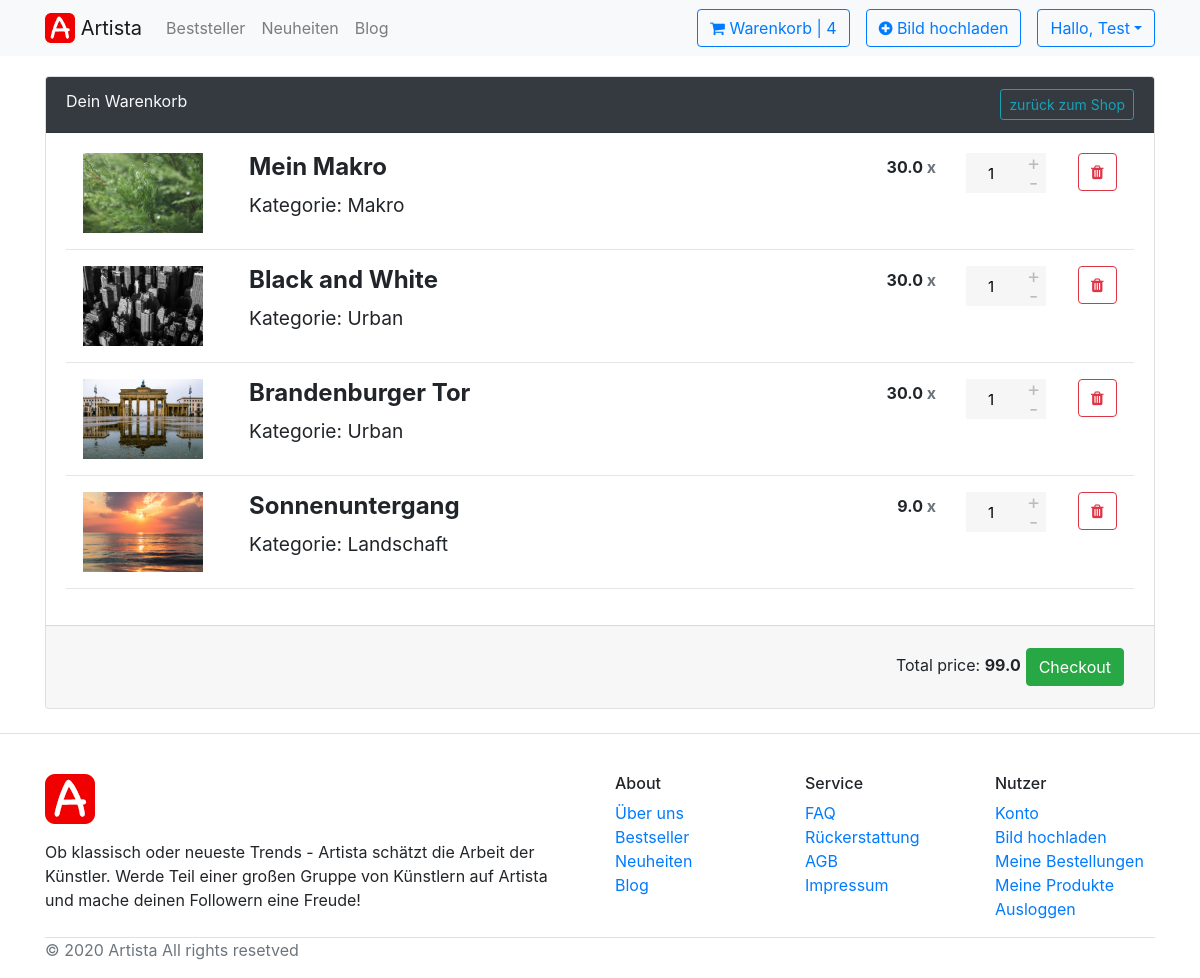
The page /cart/ (signed in) on the database as committed earlier.
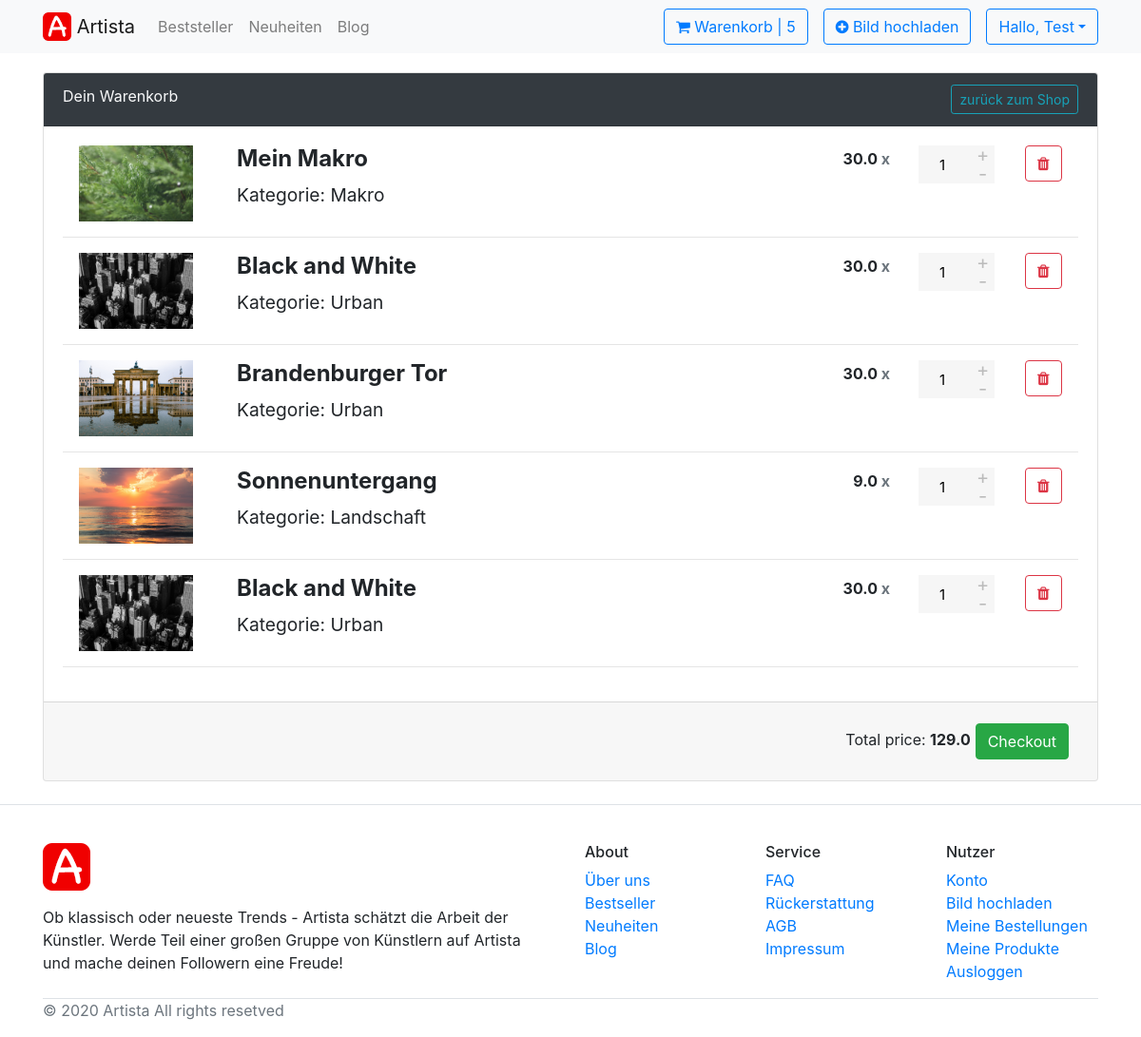
The same page on the database as committed later.
### Profile/models.py (models this page shows)
class ShopUser(AbstractUser):
    profile_picture = models.ImageField(upload_to='profile_pictures/', blank=True, null=True)
    instagram_handle = models.CharField(max_length=100, blank=True, null=True)

### Shop/models.py (models this page shows, shortened)
class OrderItem(models.Model):
    product = models.ForeignKey(Product, on_delete=models.SET_NULL, blank=True, null=True)
    order = models.ForeignKey(Order, on_delete=models.SET_NULL, blank=True, null=True)
    quantity = models.IntegerField(default=0, null=True, blank=True)
    date_added = models.DateTimeField(auto_now_add=True)
    @property
    def get_total(self):
        total = self.product.price * self.quantity
        return total

class Product(models.Model):
    PRODUCT_CATEGORIES = [
        ('L', 'Landschaft'),
        ('P', 'Portrait'),
        ('U', 'Urban'),
        ('S', 'Sport'),
        ('A', 'Artwork'),
        ('M', 'Makro'),
    ]
    title = models.CharField(max_length=100)
    description = models.TextField(blank=True, null=True)
    price = models.FloatField()
    creator = models.ForeignKey(ShopUser,
                                on_delete=models.CASCADE,
                                related_name='user',
                                related_query_name='users')
    image = models.ImageField(null=True)
    category = models.CharField(max_length=1,
                                choices=PRODUCT_CATEGORIES,
                                )
    class Meta:
        ordering = ['creator', 'title']
        verbose_name = 'Product'
        verbose_name_plural = 'Products'

class Order(models.Model):
    shopUser = models.ForeignKey(ShopUser, on_delete=models.SET_NULL, blank=True, null=True)
    date_ordered = models.DateTimeField(auto_now_add=True)
    complete = models.BooleanField(default=False, null=True, blank=False)
    transaction_id = models.CharField(max_length=20, null=True)
    @property
    def get_cart_total(self):
        orderitems = self.orderitem_set.all()
        total = sum([item.get_total for item in orderitems])
        return total
    @property
    def get_cart_items(self):
        orderitems = self.orderitem_set.all()
        total = sum([item.quantity for item in orderitems])
        return total

### Shop/views.py (the view)
# urls.py: path('cart/', views.cart, name="cart"),
def cart(request):
    if request.user.is_authenticated:
        shopUser = request.user
        order, created = Order.objects.get_or_create(shopUser=shopUser, complete=False)
        items = order.orderitem_set.all()
    else:
        items = []
        order = {'get_cart_total': 0}
    context = {'items': items, 'order': order}
    return render(request, 'Shop/cart.html', context)

### Shop/context_processors.py (called while the page is built)
def cartitems_processor(request):
    if Order.objects.all():
        cartItems = 0
        items = Order.objects.all()
        for item in items:
            cartItems = cartItems + item.get_cart_items
    return {'cartItems': cartItems}

### Shop/templates/Shop/cart.html
{% extends 'Shop/base.html' %}
{% load static %}
{% block content %}
    <div class="container">
        <div class="card shopping-cart mb-4">
            <div class="card-header bg-dark text-light">
                Dein Warenkorb
                <a href="{% url 'home' %}" class="btn btn-outline-info btn-sm pull-right">zurück zum Shop</a>
                <div class="clearfix"></div>
            </div>
            <div class="card-body">
                {% for item in items %}
                <div class="row">
                    <div class="col-12 col-sm-12 col-md-2 text-center">
                        <img class="img-responsive" src="{{ item.product.image.url }}" alt="prewiew" width="120" height="80">
                    </div>
                    <div class="col-12 text-sm-center col-sm-12 text-md-left col-md-6">
                        <h4 class="product-name"><strong>{{ item.product.title }}</strong></h4>
                        <h4>
                            <small>Kategorie: {{ item.product.get_category_display }}</small>
                        </h4>
                    </div>
                    <div class="col-12 col-sm-12 text-sm-center col-md-4 text-md-right row">
                        <div class="col-3 col-sm-3 col-md-6 text-md-right" style="padding-top: 5px">
                            <h6><strong>{{ item.product.price }} <span class="text-muted">x</span></strong></h6>
                        </div>
                        <div class="col-4 col-sm-4 col-md-4">
                            <div class="quantity">
                                <input type="button" value="+" class="plus">
                                <input type="number" step="1" max="99" min="1" value="{{ item.quantity }}" title="Qty" class="qty"
                                       size="4">
                                <input type="button" value="-" class="minus">
                            </div>
                        </div>
                        <div class="col-2 col-sm-2 col-md-2 text-right">
                            <button type="button" class="btn btn-outline-danger btn-xs">
                                <i class="fa fa-trash" aria-hidden="true"></i>
                            </button>
                        </div>
                    </div>
                </div>
                <hr>
                {% endfor %}
            </div>
            <div class="card-footer">
                <div class="pull-right" style="margin: 10px">
                    <a href="/checkout" class="btn btn-success pull-right">Checkout</a>
                    <div class="pull-right" style="margin: 5px">
                        Total price: <b>{{ order.get_cart_total }}</b>
                    </div>
                </div>
            </div>
        </div>
    </div>
{% endblock content %}

### Shop/templates/Shop/base.html (shortened to what this page needs)
<!DOCTYPE html>
{% load static %}
<html lang="en">
<head>
    <link rel="stylesheet" href="https://stackpath.bootstrapcdn.com/bootstrap/4.5.0/css/bootstrap.min.css">
    <link href="https://maxcdn.bootstrapcdn.com/font-awesome/4.7.0/css/font-awesome.min.css" rel="stylesheet" type="text/css"/>
    <link rel="stylesheet" type="text/css" href="{%  static '/css/main.css' %}">
</head>
<body>
{% if '/login/' not in request.path %}{% include 'Shop/utils/navbar.html' %}{% endif %}
{% block content %}
{% endblock content %}
{% if '/login/' not in request.path %}{% include 'Shop/utils/footer.html' %}{% endif %}
</body>
</html>

### Shop/templates/Shop/utils/navbar.html (shortened to what this page needs)
{% load static %}
<nav class="navbar navbar-expand-lg navbar-light bg-light">
<div class="container">
  <a class="navbar-brand" href="{% url 'home' %}">
     <img src=" {% static '/images/Artista_Logo.png' %}" width="30" height="30" class="d-inline-block align-top" alt="">
      Artista
  </a>
  <div class="collapse navbar-collapse" id="navbarSupportedContent">
    <ul class="navbar-nav mr-auto">
      <li class="nav-item">
        <a class="nav-link" href="#">Beststeller </a>
      </li>
      <li class="nav-item">
        <a class="nav-link" href="#">Neuheiten </a>
      </li>
      <li class="nav-item">
        <a class="nav-link" href="#">Blog </a>
      </li>
    </ul>
    <ul class="navbar-nav ml-auto">
      <li class="nav-item">
          <a class="btn btn-outline-primary" href="{% url 'cart' %}"><i class="fa fa fa-shopping-cart fa-sm"></i> Warenkorb | {{ cartItems | default:"0"}}</a>
      </li>
      {% if user.is_authenticated or shopuser.is_authenticated %}
      <li class="nav-item px-3">
        <a class="btn btn-outline-primary" href="{% url 'upload' %}"><i class="fa fa fa-plus-circle fa-sm"></i> Bild hochladen</a>
      </li>
        <div class="dropdown">
        <button class="btn btn-outline-primary dropdown-toggle" type="button" id="dropdownMenuButton" data-toggle="dropdown" aria-haspopup="true" aria-expanded="false">Hallo, {{ user.username | title }}</button>
</div>
      {% else %}
      <li>
        <a class="btn btn-warning ml-3" href="{% url 'login' %}">Anmelden</a>
      </li>
      {% endif %}
    </ul>
  </div>
</div>
</nav>

### Shop/templates/Shop/utils/footer.html
{% load static %}
<footer class="section-footer border-top">
    <div class="container">
        <section class="footer-top padding-y">
            <div class="row">
                <aside class="col-md-6">
                    <article class="mr-3">
                        <img src="http://127.0.0.1:8000/static/images/Artista_Logo.png" class="logo-footer">
                        <p class="mt-3">Ob klassisch oder neueste Trends - Artista schätzt die Arbeit der Künstler. Werde Teil einer großen Gruppe von Künstlern auf Artista und mache deinen Followern eine Freude!</p>
                    </article>
                </aside>
                <aside class="col-sm-3 col-md-2">
                    <h6 class="title">About</h6>
                    <ul class="list-unstyled">
                        <li> <a href="#">Über uns</a></li>
                        <li> <a href="#">Bestseller</a></li>
                        <li> <a href="#">Neuheiten</a></li>
                        <li> <a href="#">Blog</a></li>
                    </ul>
                </aside>
                <aside class="col-sm-3 col-md-2">
                    <h6 class="title">Service</h6>
                    <ul class="list-unstyled">
                        <li> <a href="#">FAQ</a></li>
                        <li> <a href="#">Rückerstattung</a></li>
                        <li> <a href="#">AGB</a></li>
                        <li> <a href="#">Impressum</a></li>
                    </ul>
                </aside>
                <aside class="col-sm-3  col-md-2">
                    <h6 class="title">Nutzer</h6>
                    <ul class="list-unstyled">
                        {% if user.is_authenticated or shopuser.is_authenticated %}
                            <li> <a href="{% url 'user' %}">Konto</a></li>
                            <li> <a href="{% url 'upload' %}">Bild hochladen</a></li>
                            <li> <a href="#">Meine Bestellungen</a></li>
                            <li> <a href="#">Meine Produkte</a></li>
                            <li> <a href="{% url 'logout' %}">Ausloggen</a></li>
                        {% else %}
                            <li> <a href="{% url 'login' %}">Anmelden</a></li>
                            <li> <a href="{% url 'signup' %}">Registrieren</a></li>
                        {% endif %}
                    </ul>
                </aside>
            </div>
        </section>
        <section class="footer-copyright border-top">
            <p class="float-left text-muted"> © 2020 Artista  All rights resetved </p>
        </section>
    </div>
</footer>

### static/css/main.css (style rules this page uses)
.quantity { float: left; margin-right: 15px; background-color: #eee; position: relative; width: 80px; overflow: hidden }
.quantity input { margin: 0; text-align: center; width: 15px; height: 15px; padding: 0; float: right; color: #000; font-size: 20px; border: 0; outline: 0; background-color: #F6F6F6 }
.quantity input.qty { position: relative; border: 0; width: 100%; height: 40px; padding: 10px 25px 10px 10px; text-align: center; font-weight: 400; font-size: 15px; border-radius: 0; background-clip: padding-box }
.quantity .minus, .quantity .plus { line-height: 0; background-clip: padding-box; -webkit-border-radius: 0; -moz-border-radius: 0; border-radius: 0; -webkit-background-size: 6px 30px; -moz-background-size: 6px 30px; color: #bbb; font-size: 20px; position: absolute; height: 50%; border: 0; right: 0; padding: 0; width: 25px; z-index: 3 }
.quantity .minus { bottom: 0 }
.shopping-cart { margin-top: 20px; }
footer { padding-top: 40px; }

Rows that differ between the two databases and show on the page:
added OrderItem: product.image (picture), product "Black and White", product.category "Urban", product.price "30.0", quantity "1"
computed for Order: get_cart_total "99.0" → "129.0"
Other text that changed with them:
{{ cartItems | default:"0" }}: "4" → "5"
